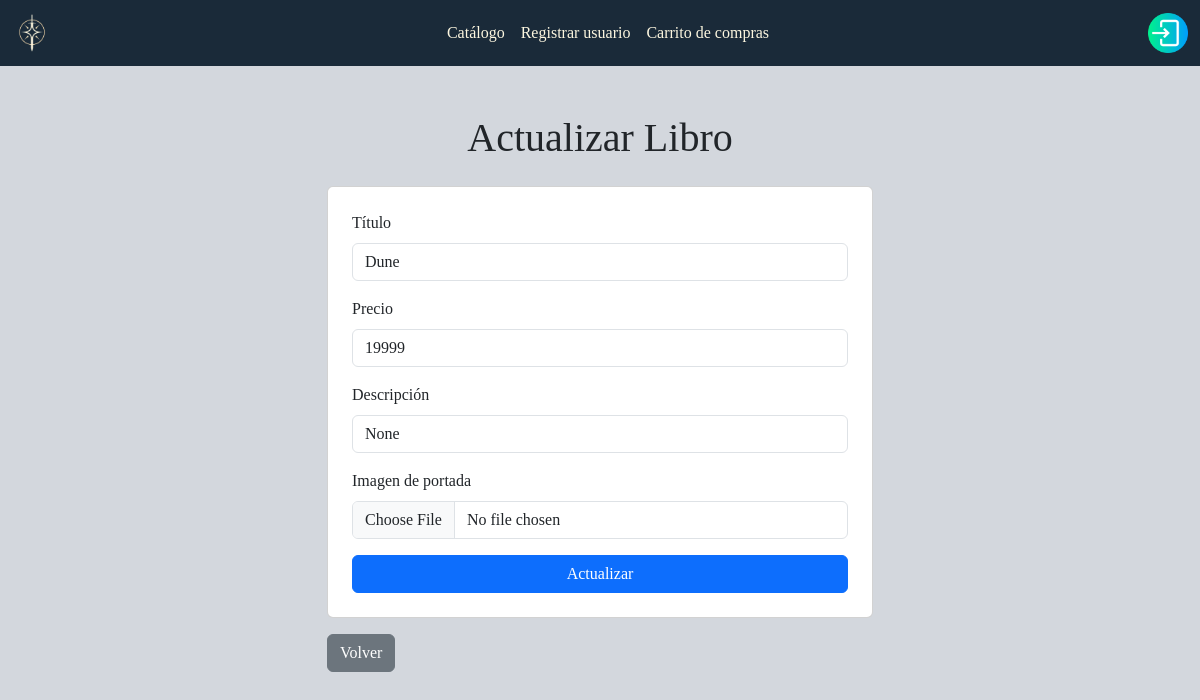
Page /shop/actualizar/57/ on the earlier database version.
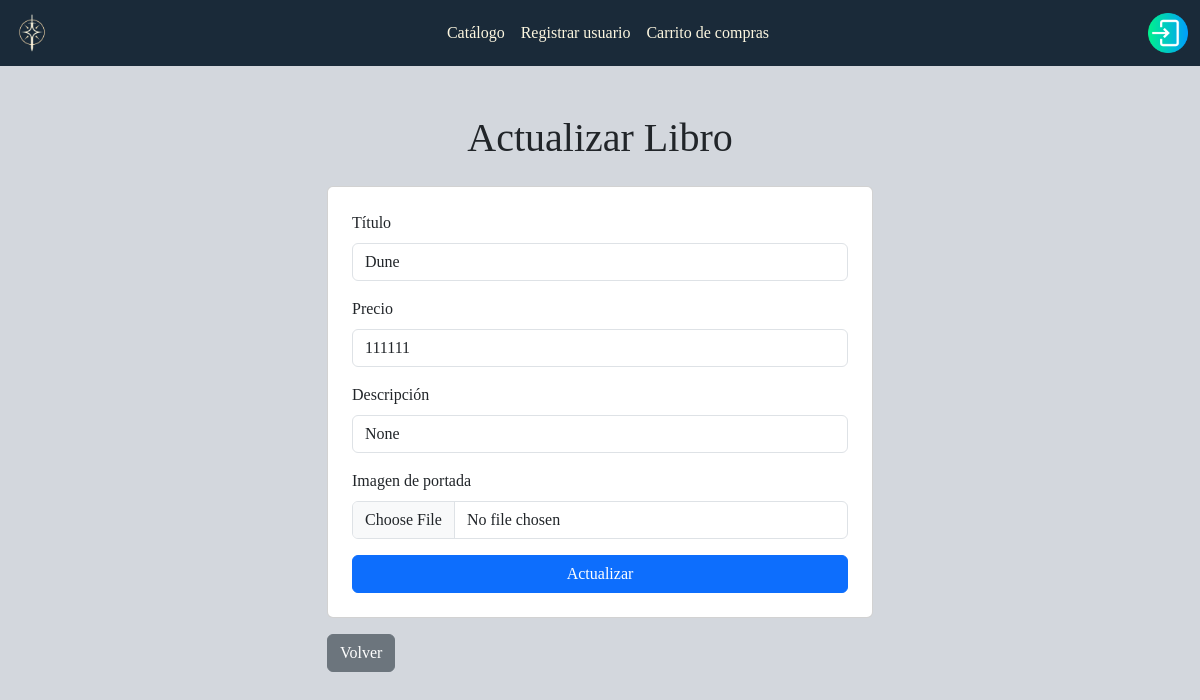
Same page on the later database version.
### shop/models.py (models this page shows, shortened)
class Book(models.Model):
    title = models.CharField(max_length=100)
    price = models.PositiveIntegerField()
    cover_image = models.ImageField(upload_to='book_covers/', null=True, blank=True)
    description = models.CharField(max_length=5000, null=True, blank=True, default='Sin descripción')

### shop/views.py (the view, shortened to what this page needs)
# urls.py: path('actualizar/<int:id_book>/', views.actualizar_libro, name='actualizar_libro'),
def actualizar_libro(request, id_book):
    libro = Book.objects.get(id=id_book)
    if request.method == "GET":
        contexto = {"book": libro}
        return render(request, 'shop/actualizar_libro.html', contexto)

### shop/templates/shop/actualizar_libro.html (shortened to what this page needs)
{% load static %}
<!DOCTYPE html>
<html lang="en">
<head>
    <link href="https://cdn.jsdelivr.net/npm/bootstrap@5.3.3/dist/css/bootstrap.min.css" rel="stylesheet">
    <link rel="stylesheet" href="{% static 'CSS/Styles.css' %}">
</head>
<body>
    <div class="sticky">
        <nav class="navbar navbar-expand-lg">
            <div class="container-fluid">
                <a class="navbar-brand" href="{% url 'index' %}"><img src="{% static 'Images/navbar-icon.jpg' %}" id="nav-icon" alt=""></a>
                <div class="collapse navbar-collapse" id="navbarSupportedContent">
                    <ul class="navbar-nav me-auto mb-2 mb-lg-0 ms-auto">
                        <li class="nav-item">
                            <a class="nav-link active" aria-current="page" href="{% url 'catalogue' %}">Catálogo</a>
                        </li>
                        {% if not user.is_authenticated %}
                        <li class="nav-item">
                            <a class="nav-link" href="{% url 'register' %}">Registrar usuario</a>
                        </li>
                        {% endif %}
                        <li class="nav-item">
                            <a class="nav-link" href="{% url 'carrito' %}">Carrito de compras</a>
                        </li>
                    </ul>
                    {% if user.is_authenticated %}
                        <div>
                            Bienvenido, {{ user.get_username }}.
                        </div>
                        <form action="{% url 'logout' %}" method="post" class="logout-form">
                            {% csrf_token %}
                            <button type="submit" class="logout-button">
                                <img src="{% static 'Images/log-out.png' %}" width="40" alt="Logout">
                            </button>
                        </form>
                    {% else %}
                        <div>
                            <a href="{% url 'login' %}">
                                <img src="{% static 'Images/enter.png' %}" width="40" alt="Login">
                            </a>
                        </div>
                    {% endif %}
                </div>
            </div>
        </nav>
    </div>
    <div class="container mt-5">
        <h1 class="text-center mb-4">Actualizar Libro</h1>
        <div class="row justify-content-center">
            <div class="col-md-6">
                <form action="" method="post" enctype="multipart/form-data" class="card p-4">
                    <div class="mb-3">
                        <label for="txt_title" class="form-label">Título</label>
                        <input type="text" class="form-control" id="txt_title" name="txt_title" value="{{book.title}}">
                    </div>
                    <div class="mb-3">
                        <label for="int_price" class="form-label">Precio</label>
                        <input type="number" class="form-control" id="int_price" name="int_price" value="{{book.price}}">
                    </div>
                    <div class="mb-3">
                        <label for="txt_description" class="form-label">Descripción</label>
                        <input type="text" class="form-control" id="txt_description" name="txt_description" value="{{book.description}}">
                    </div>
                    <div class="mb-3">
                        <label for="cover_image" class="form-label">Imagen de portada</label>
                        <input type="file" class="form-control" id="cover_image" name="cover_image">
                    </div>
                    <div class="d-grid">
                        <button type="submit" class="btn btn-primary">Actualizar</button>
                    </div>
                </form>
                <a href="{% url 'catalogue' %}" class="btn btn-secondary mt-3">Volver</a>
            </div>
        </div>
    </div>
</body>
</html>

Differences in the rows shown:
changed Book "Dune": int_price "19999" → "111111"
